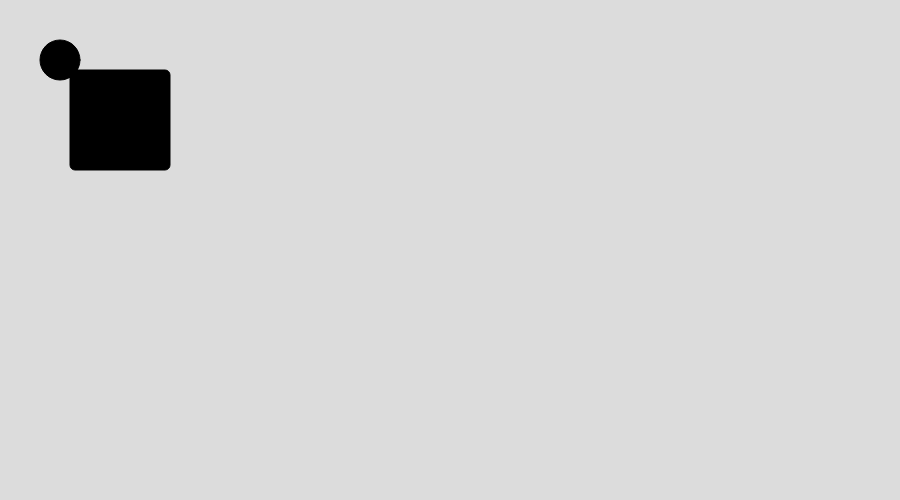
Frame 1 (no input)
Frame 60 (no input): identical to frame 1, image omitted
Frame 120 (the mouse pressed at the canvas centre since frame 60): identical to frame 1, image omitted

The p5.js sketch that drew this single still picture (run headless with seeded random() and noise() and a simulated clock; from frame 60 on, the mouse is pressed at the canvas centre):

// p5.js sketch
// ── sketch.js
function setup() {
  createCanvas(900, 500)
}

function draw() {
  background(220);
  fill(0);
  translate(60, 60, 60);
  rect(10, 10, 100, 100, 5, 5, 5, 5);
  // Due to translation, th 0,0 coordinate ha been moved to 60,60
  ellipse(0, 0, 40);
}
